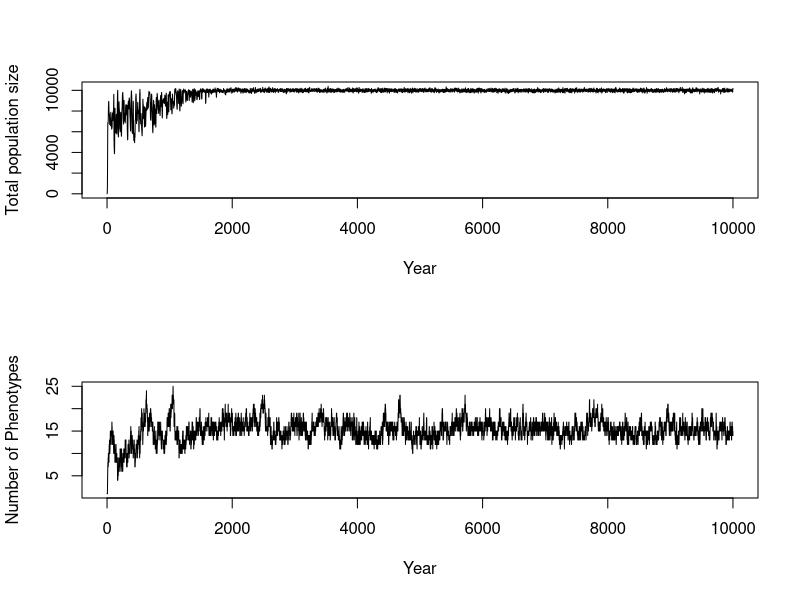
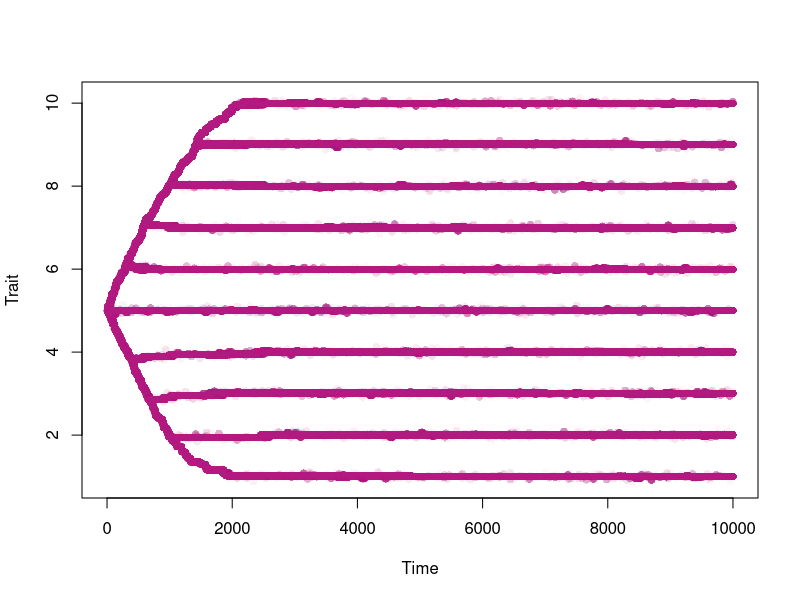

Write R code to recreate these figures, in order.

# Biggest difference in this version is that there is only one trait and adults and juvenile share a resource



# Full function ----------------------------------------------------------------

resourceCompetitionSLC <- function(popSize, resProp, resFreq, resGen=matrix(c(0.1,0.1),ncol=1, nrow=2), im = 0.001, 
                                   fmax = 2, kA = 0.5, kJ = 0.5, mutProb=0.001, mutVar=0.1, time.steps=200, iniP=5, 
                                   threshold = 0.005, nmorphs = 1){
  
  pop <- matrix(data = NA, ncol = 3, nrow = nmorphs)                             # Each column in this matrix is one phenotype combination.
  
  pop[,1] <- popSize
  pop[,2] <- iniP

  
  colnames(pop) <- c("Number of indivduals", "Trait", "Proxy")
  
  stats         <- matrix(data = c(0, sum(pop[,1]), nrow(pop), mean(pop[,2]), var(pop[,2])) 
                                  , nrow = 1, ncol = 5)                                                             #Where we will eventually save our stats and phenotypes
  phenotypes <- matrix(data = c(0, popSize, iniP), nrow = 1, ncol = 3)
  colnames(phenotypes) <- c("Year", "Number of indivduals", "Trait")                                        
  
  epsilon <- .Machine$double.eps^10  #Added when some number become zero, very small number
  posstrait <- seq(from = min(resProp), to = max(resProp), by = mutVar)
  
  for (t in 1:time.steps){
    
    # Deterministic fecundity proxy alpha ------------------------------------
    
    adults    <- pop                                                            
    alphaA    <- NULL                                                           # Will create a matrix with all alpha values
    alphaSumA <- NULL
    
    
    resPropAduMatrix <- matrix(data = resProp, ncol = length(resProp), nrow = nrow(adults), byrow = T)
    aduTrait <- adults[, 2]
    aduTraitMatrix <- matrix(data = rep(aduTrait, each = length(resProp)), ncol = length(resProp), nrow = nrow(adults), byrow = T)
    
    alphaA           <- exp(-(((aduTraitMatrix-resPropAduMatrix)^2)/(2*resGen[1,1])^2)) + epsilon                 # Calculation of individual alpha
    adultAbund       <- adults[,1]
    adultAbundMatrix <- matrix(data = rep(adultAbund, each = length(resProp)), ncol = length(resProp), nrow = nrow(adults), byrow = T)  # Creation of a matrix with population size of each type in the rows
    alphaSumA        <- colSums((alphaA*adultAbundMatrix))                                                                         # Creation of matrix that reflects both the trait but also number of individuals in type
    
    
    RdivAlphaSumA       <- resFreq/alphaSumA
    RdivAlphaSumATrans  <- matrix(data = RdivAlphaSumA)
    
    Fec <- alphaA%*%RdivAlphaSumATrans
    adults[,3] <- fmax*(Fec/(kA+Fec)) 
    
    
    
    # Spawning of offspring -------------------------------------------------
    
    juveniles <- adults                                                         # Create a matrix were we will add juveniles into
                                                      
    
    juveniles[,1] <- rpois(n = nrow(juveniles), lambda = juveniles[,1]*juveniles[,3]) 
    
    # Mutation of offspring -------------------------------------------------
    
    probs <- juveniles[,1]/sum(juveniles[, 1])  # Generates probability of morph being mutated based upon number of individuals.
    N.mut <- as.numeric(rbinom(n = 1, size = sum(juveniles[, 1]), prob = mutProb))
    
    
    if(N.mut > 0){
      random.choice <- c()
      mutation.pos <- c()
      
      for (m in 1:length(N.mut)){
        random.choice <- rmultinom(n = 1 , size = 1, prob = probs)              # Randomly chooses which morphs to mutate based on probs
        mutation.pos[m] <- as.numeric(which(random.choice == 1))
      }
      
      for (i in  1:length(mutation.pos)){
        
        mutChange <- rnorm(n=1, mean=0, sd=mutVar)
        juveniles[mutation.pos[i], 1] <- juveniles[mutation.pos[i], 1] - 1       # Removes the mutated individual from the morph
        
        new.morph <- matrix(data = c(1, juveniles[mutation.pos[i], 2] + mutChange, 0),  #Changes trait to a new trait and adds it to the juveniles
                            ncol = ncol(juveniles), nrow = 1)
        juveniles <- rbind(juveniles, new.morph)
        
      }
    }
    
    
    
    # Kill off offspring -----------------------------------------------------
    
  
    alphaSumJ <- NULL
    alphaJ    <- NULL
   
    resPropJuvMatrix <- matrix(data = resProp, ncol = length(resProp), nrow = nrow(juveniles), byrow = T)
    juvTrait <- juveniles[,2]
    juvTraitMatrix <- matrix(data = rep(juvTrait, each = length(resProp)), ncol = length(resProp), nrow = nrow(juveniles), byrow = T)
    
    alphaJ            <- exp(-(((juvTraitMatrix-resPropJuvMatrix)^2)/(2*resGen[2,1]^2))) + epsilon
    juvenAbund        <- juveniles[,1]
    juvenAbundMatrix  <- matrix(data = rep(juvenAbund, each = length(resProp)), ncol = length(resProp), nrow = nrow(juveniles), byrow = T)  # Creation of a matrix with population size of each type in the rows
    alphaSumJ         <- colSums(alphaJ*juvenAbundMatrix)                                                                         # Creation of matrix that reflects both the trait but also number of individuals in type
    
    
    RdivAlphaSumJ     <- resFreq/alphaSumJ
    RdivAlphaSumJTrans   <- matrix(data = RdivAlphaSumJ)
    
    
    Sur <- alphaJ%*%RdivAlphaSumJTrans
    juveniles[,3] <- (Sur/(kJ+Sur)) 
    
    
    
    
    juveniles[,1] <- rbinom(n = nrow(juveniles) , size = juveniles[,1], prob = juveniles[,3])
    
    
    pop <- juveniles[juveniles[, 1] != 0, , drop = FALSE]                        # all adults die after reproducing, so the new generation is only juveniles, and all rows with zero individuals are removed.
    
    # Adding immigrants ---------------------------------------------------------------------
    
    #if (runif(1) < im){
    
    # trait <- sample(x = posstrait, size = 1)
    
    #  if(sum(pop[,2] == trait) == 0) {                   # Checks wheter a exact match of immigrant already exists
    #   rbind(pop, c(1, trait, NA))
    # } else{
    #   same <- which(pop[,2] == trait)
    #   pop[same,1] <- pop[same,1]+1
    # }
    
    # }
    
    
    # extract stats and phenotype ---------------------------------------------
    
    if(nrow(pop) == 0){                                                          # Checks whether population has reached zero, then it breaks the for loop.                                   
      print("Population extinction")
      break
    }
    
    stats <- rbind(stats, c(t, sum(pop[,1]), nrow(pop), mean(pop[,2]), var(pop[,2]))) 
    
    pStats <- cbind(rep(t, nrow(pop)), pop[,1], pop[,2])
    phenotypes <- rbind(phenotypes, pStats)
    
    
  }
  
  #return output  ------------------------------------------------------------
  colnames(stats) <- c("year", "population size", "Number of morphs", "mean trait", "var trait")
  rownames(phenotypes) <- NULL
  
  # Removing any morphs of very low abundance
    pop <- pop[pop[, 1] > threshold*stats[nrow(stats), 2], , drop = FALSE] 
    
    LastStats <- cbind(time.steps, sum(pop[,1]), nrow(pop), mean(pop[,2]), var(pop[,2])) 
    LastPheno <- cbind(rep(time.steps, nrow(pop)), pop[,1], pop[,2])
    
    colnames(LastStats) <- c("year", "population size", "Number of morphs", "mean trait", "var trait")
    colnames(LastPheno) <- c("Year", "Number of indivduals", "Trait")  
   
  
  return(list(stats=stats, phenotypes=phenotypes, LastPheno = LastPheno, LastStats = LastStats))                                 #returns both the stats and the phenotype
  
  
}







resource.frequency <- c(0.1, 0.1, 0.1, 0.1, 0.1, 0.1, 0.1, 0.1, 0.1, 0.1)           # res. freq. 
resource.property <- c(1, 2, 3, 4, 5, 6, 7, 8, 9, 10)             # res. property 
abundance <- 15000
resource.abundance <- abundance*resource.frequency

outputSLC <- resourceCompetitionSLC(resProp=resource.property, resFreq=resource.abundance, popSize = 10, mutProb=0.001, mutVar=0.05, time.steps = 10000)

statsSLC <- outputSLC$stats
phenotypesSLC <- outputSLC$phenotypes
LastPhenoSLC <- outputSLC$LastPheno
LastStatsSLC <- outputSLC$LastStats

# Plotting  -------------------------------------------------------------------

par(mfrow=c(2,1))


plot(x = statsSLC[, 1], y = statsSLC[, 2], xlab = "Year", ylab = "Total population size", type = "l")

plot(x = statsSLC[, 1], y = statsSLC[, 3], xlab = "Year", ylab = "Number of Phenotypes", type = "l")

par(mfrow=c(1,1))

pColors <- rgb(0.7, 0.1, 0.5, alpha = (phenotypesSLC[,2]/(100+phenotypesSLC[,2])))
plot(x = phenotypesSLC[, 1], y = phenotypesSLC[,3], col = pColors, ylab = "Trait", xlab = "Time", pch = 16)


